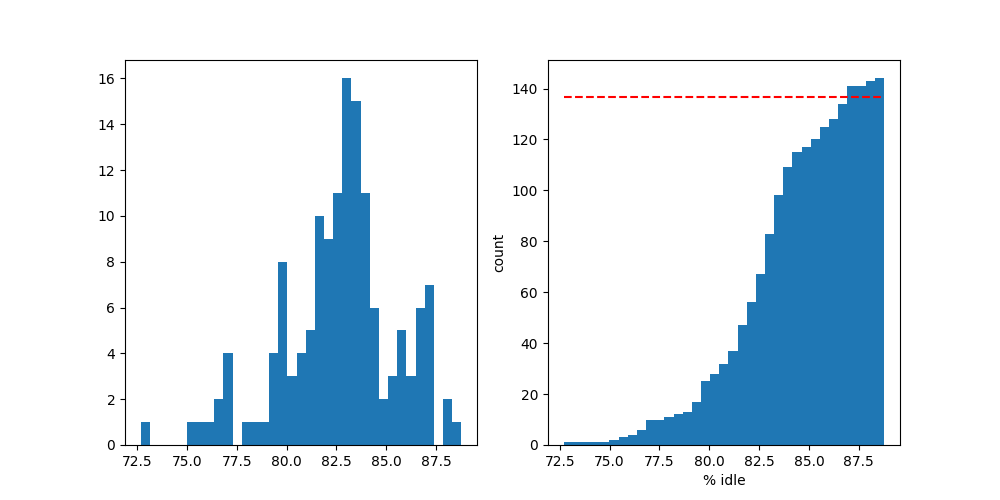

This chart was generated by the following Python code:
from unicodedata import name
import matplotlib.pyplot as plt
import matplotlib.ticker as mtick
import numpy as np
import os
#can read in from excel and enumerate through to add to array
idle_data = [83.29,77.17,72.7,77.25,83.57,82.26,83.45,83.58,86.77,76.44,83.13,83.03,82.11,84.23,87.05,82.42,83.85,84.2,84.78,84.15,88.76,83.25,82.55,83.71,82.71,84.17,87.16,82.93,83.28,83.5,81.45,84.49,86.86,80.38,83.12,83.64,82.63,84.09,87.16,77.99,85.94,86.38,85.07,84.21,85.86,81.79,81.36,81.36,81.9,83.17,85.22,79.44,78.62,81.42,81.19,82.71,85.79,80.94,79.8,81.93,81.3,79.94,82.62,80.04,83.18,82.23,82.59,83.68,86.7,82.3,80.02,78.99,79.76,83.33,86.35,79.89,80.63,82.97,79.22,81.59,86.57,75.42,80.71,76.59,81.48,80.19,85.8,75.6,84.17,87.9,81.55,84,86.41,76.94,81.65,83.47,75.95,82.33,84.31,81.56,79.75,83.14,81.81,84,86.68,76.83,83.21,83.47,79.94,79.44,86.78,83.75,85.28,83.25,82.91,83.36,87.1,81.14,80.54,79.46,82.88,84.36,87.35,82.86,80.09,83.79,83.33,82.32,87.25,82.73,82.03,83.64,82.73,81.58,87.22,82.83,85.53,85.79,83.83,84.03,87.99,83,82.58,82.69]

# scaled= []
# for index in range(0,len(idle_data)):
#     scaled.append(100-idle_data[index])

#can replace with command line arg
bin_width = 0.5
percentile = 0.95

def plot():
    fig, (ax0,ax1) = plt.subplots(1,2,figsize=(10,5))
    num_bins = len(np.arange(min(idle_data), max(idle_data) + 1, bin_width))
    ax0.hist(idle_data, bins=num_bins)
    #ax1.hist(scaled,bins=num_bins, cumulative=-1) #shows inverse i.e actual usage instead of idle
    ax1.hist(idle_data,bins=num_bins,cumulative =1)
    ax1.hlines((len(idle_data)/1*percentile),min(idle_data),max(idle_data), color="red", linestyles='dashed')
    plt.xlabel('% idle')
    plt.ylabel("count")
    ax1.yaxis.set_major_formatter(mtick.PercentFormatter(xmax=len(idle_data),decimals=None))

    #opens the windows matplotlib util if in windows, or saves the image for linux
    #may be a wsl compatibilty issue try $ export DISPLAY
    if os.name == 'nt':
        plt.show()
    elif os.name == 'posix':
        plt.savefig('idle.png')